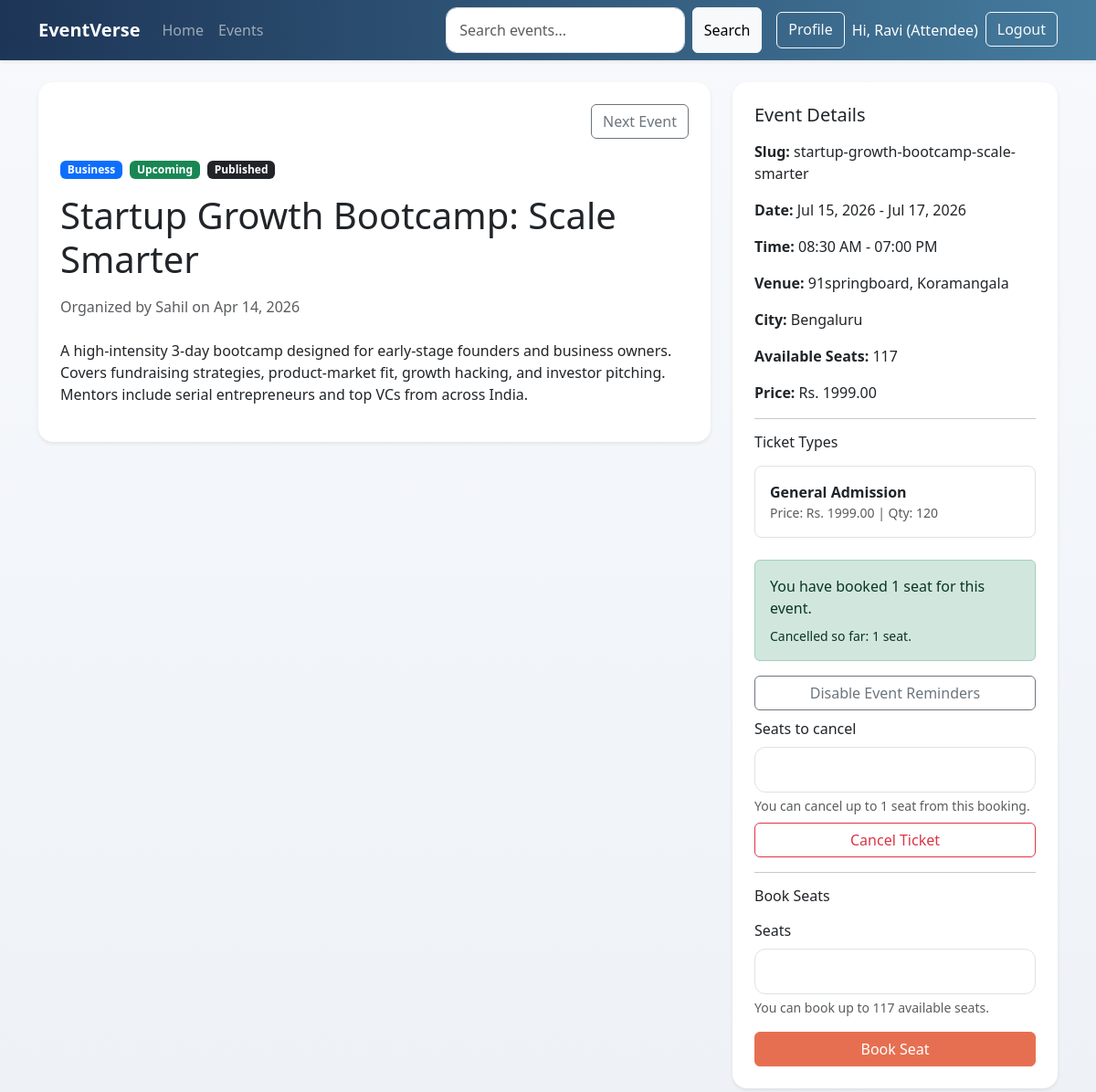
/events/2/ (signed in), run on an earlier commit of the app's database.
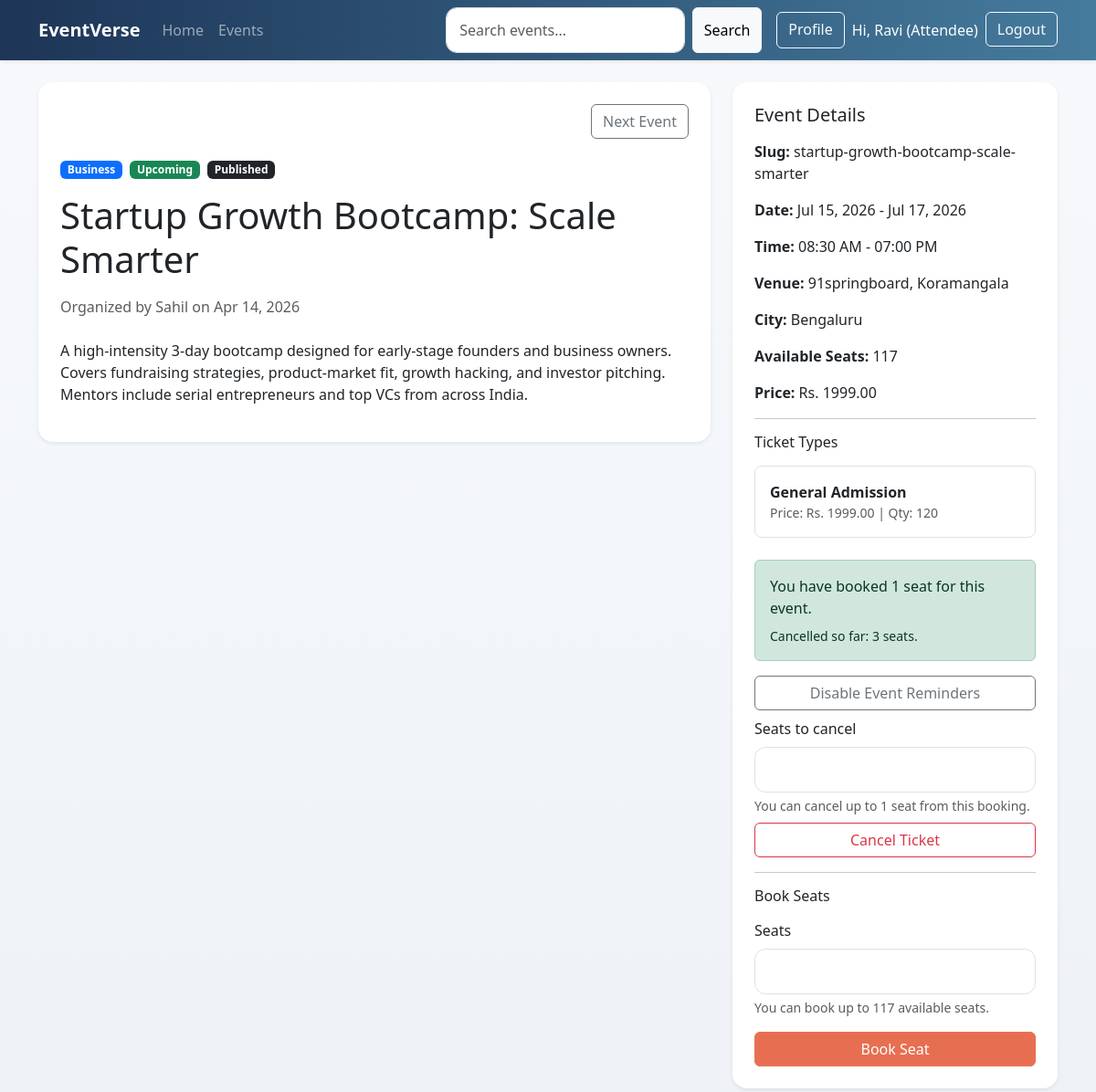
And on a later commit of the database.
### events/models.py (models this page shows, shortened)
class Registration(models.Model):
    class Status(models.TextChoices):
        PENDING = 'pending', 'Pending'
        CONFIRMED = 'confirmed', 'Confirmed'
        CANCELLED = 'cancelled', 'Cancelled'
    user = models.ForeignKey(settings.AUTH_USER_MODEL, on_delete=models.CASCADE, related_name='registrations')
    event = models.ForeignKey(Event, on_delete=models.CASCADE, related_name='registrations')
    ticket = models.ForeignKey(Ticket, on_delete=models.CASCADE, related_name='registrations')
    seat_count = models.PositiveIntegerField(default=1)
    cancelled_seat_count = models.PositiveIntegerField(default=0)
    status = models.CharField(max_length=20, choices=Status.choices, default=Status.PENDING)
    reminder_enabled = models.BooleanField(default=True)
    reminder_sent_at = models.DateTimeField(blank=True, null=True)
    cancelled_at = models.DateTimeField(blank=True, null=True)
    registered_at = models.DateTimeField(auto_now_add=True)
    class Meta:
        unique_together = ('user', 'event', 'ticket')
        ordering = ['-registered_at']

### events/views.py (the view)
# urls.py: path('<int:pk>/', EventDetailView.as_view(), name='event-detail'),
class EventDetailView(DetailView):
    model = Event
    template_name = 'events/event_detail.html'
    context_object_name = 'event'
    def get_queryset(self):
        return get_event_list_queryset(self.request, include_registrations=True).prefetch_related('tickets')
    def get_context_data(self, **kwargs):
        context = super().get_context_data(**kwargs)
        event = self.object
        querystring = self.request.GET.urlencode()
        event_ids = list(self.get_queryset().values_list('pk', flat=True))
        previous_event = None
        next_event = None
        if event.pk in event_ids:
            event_index = event_ids.index(event.pk)
            if event_index > 0:
                previous_event = Event.objects.get(pk=event_ids[event_index - 1])
            if event_index < len(event_ids) - 1:
                next_event = Event.objects.get(pk=event_ids[event_index + 1])
        context['tickets'] = event.tickets.all()
        context['booking_form'] = BookingForm(event=event)
        context['can_book'] = (
            self.request.user.is_authenticated
            and not is_organizer_or_admin(self.request.user)
            and event.status == Event.Status.PUBLISHED
            and event.end_datetime >= timezone.now()
            and event.available_seats > 0
            and is_profile_ready_for_booking(self.request.user)
        )
        context['profile_ready_for_booking'] = (
            is_profile_ready_for_booking(self.request.user) if self.request.user.is_authenticated else False
        )
        context['user_registration'] = (
            event.registrations.filter(user=self.request.user).first() if self.request.user.is_authenticated else None
        )
        context['cancellation_form'] = BookingCancellationForm(registration=context['user_registration'])
        context['can_cancel_booking'] = (
            context['user_registration']
            and context['user_registration'].status == Registration.Status.CONFIRMED
            and event.end_datetime >= timezone.now()
        )
        context['previous_event'] = previous_event
        context['next_event'] = next_event
        context['return_querystring'] = f'?{querystring}' if querystring else ''
        return context

### events/forms.py (shortened to what this page needs)
class BookingForm(forms.Form):
    seat_count = forms.IntegerField(min_value=1, label='Seats')
    def __init__(self, *args, event=None, **kwargs):
        self.event = event
        super().__init__(*args, **kwargs)
        self.fields['seat_count'].widget.attrs['class'] = 'form-control'

class BookingCancellationForm(forms.Form):
    seat_count = forms.IntegerField(min_value=1, label='Seats to cancel')
    def __init__(self, *args, registration=None, **kwargs):
        self.registration = registration
        super().__init__(*args, **kwargs)
        self.fields['seat_count'].widget.attrs.update({'class': 'form-control', 'min': 1})

### accounts/context_processors.py (called while the page is built)
def user_role(request):
    return {'user_role': get_user_role(request.user)}

### accounts/utils.py (called while the page is built)
def get_user_role(user):
    if not user.is_authenticated:
        return None
    if user.is_staff or user.is_superuser:
        return 'admin'
    return UserProfile.objects.filter(user=user).values_list('role', flat=True).first() or UserProfile.Role.ATTENDEE

def is_organizer_or_admin(user):
    role = get_user_role(user)
    return role in {'organizer', 'admin'}

### events/models.py (called while the page is built)
    @property
    def created_by(self):
        return self.organizer

### templates/events/event_detail.html (shortened to what the changed rows need)
{% extends 'base.html' %}
{% block content %}
<div class="row g-4">
    <div class="col-lg-8">
        <div class="card border-0 shadow-sm overflow-hidden">
            <div class="card-body p-4">
                <h1 class="mb-3">{{ event.title }}</h1>
            </div>
        </div>
    </div>
    <div class="col-lg-4">
        <div class="card border-0 shadow-sm">
            <div class="card-body p-4">
                <h2 class="h5 mb-3">Event Details</h2>
                <ul class="list-unstyled mb-0">
                    <li class="mb-3"><strong>Slug:</strong> {{ event.slug }}</li>
                    <li class="mb-3"><strong>Date:</strong> {{ event.start_date|date:"M d, Y" }}{% if event.end_date != event.start_date %} - {{ event.end_date|date:"M d, Y" }}{% endif %}</li>
                    <li class="mb-3"><strong>Time:</strong> {{ event.start_time|time:"h:i A" }} - {{ event.end_time|time:"h:i A" }}</li>
                    <li class="mb-3"><strong>Venue:</strong> {{ event.venue }}</li>
                    <li class="mb-3"><strong>City:</strong> {{ event.city }}</li>
                    <li class="mb-3"><strong>Available Seats:</strong> {{ event.available_seats }}</li>
                    <li class="mb-3"><strong>Price:</strong> Rs. {{ event.price }}</li>
                </ul>
                {% if tickets %}
                    <hr>
                    <h3 class="h6 mb-3">Ticket Types</h3>
                    {% for ticket in tickets %}
                        <div class="border rounded-3 p-3 mb-2">
                            <div class="fw-semibold">{{ ticket.type }}</div>
                            <div class="small text-muted">Price: Rs. {{ ticket.price }} | Qty: {{ ticket.quantity }}</div>
                        </div>
                    {% endfor %}
                {% endif %}
                {% if user_registration %}
                    <div class="alert alert-success mt-4 mb-0">
                        {% if user_registration.status == 'confirmed' %}
                            You have booked {{ user_registration.seat_count }} seat{{ user_registration.seat_count|pluralize }} for this event.
                        {% else %}
                            Your booking for this event is currently {{ user_registration.get_status_display|lower }}.
                        {% endif %}
                        {% if user_registration.cancelled_seat_count %}
                            <div class="small mt-2">
                                Cancelled so far: {{ user_registration.cancelled_seat_count }} seat{{ user_registration.cancelled_seat_count|pluralize }}.
                            </div>
                        {% endif %}
                    </div>
                    {% if user_registration.status == 'confirmed' %}
                        <div class="d-grid gap-2 mt-3">
                            <form method="post" action="{% url 'events:event-reminders' event.pk %}">
                            </form>
                            {% if can_cancel_booking %}
                                <form method="post" action="{% url 'events:event-cancel' event.pk %}" data-cancel-booking-form>
                                    <div class="mb-2">
                                        <label class="form-label" for="{{ cancellation_form.seat_count.id_for_label }}">{{ cancellation_form.seat_count.label }}</label>
                                        {{ cancellation_form.seat_count }}
                                        <div class="form-text">You can cancel up to {{ user_registration.seat_count }} seat{{ user_registration.seat_count|pluralize }} from this booking.</div>
                                    </div>
                                    <button type="submit" class="btn btn-outline-danger w-100">Cancel Ticket</button>
                                </form>
                            {% endif %}
                        </div>
                    {% endif %}
                {% endif %}
                {% if can_book %}
                    <hr>
                    <h3 class="h6 mb-3">Book Seats</h3>
                    <form method="post" action="{% url 'events:event-book' event.pk %}" class="d-grid gap-3">
                        <div>
                        </div>
                        <button type="submit" class="btn btn-brand">Book Seat</button>
                    </form>
                {% elif not user.is_authenticated %}
                    <div class="d-grid mt-4">
                        <a href="{% url 'accounts:login' %}" class="btn btn-brand">Login to Book</a>
                    </div>
                {% elif not profile_ready_for_booking and not user_role == 'organizer' and not user_role == 'admin' %}
                    <div class="alert alert-warning mt-4 mb-0">
                        Verify your email and complete your profile before booking.
                        <a href="{% url 'accounts:profile-edit' %}" class="alert-link">Complete profile</a>
                    </div>
                {% elif event.available_seats == 0 %}
                    <div class="alert alert-warning mt-4 mb-0">This event is fully booked.</div>
                {% endif %}
            </div>
        </div>
    </div>
</div>
{% endblock %}

What changed in the data, as far as the page shows it:
changed Registration: cancelled_seat_count "1" → "3"
